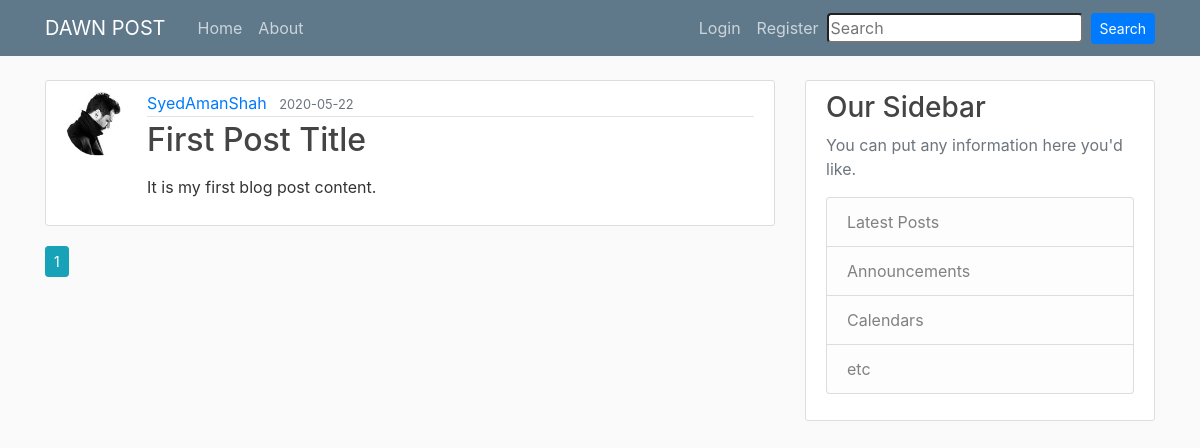
The page / on the database its author committed.
### flaskapp/models.py (models this page shows, shortened)
class Post(db.Model):
    __searchable__ = ['title', 'content']
    id = db.Column(db.Integer, primary_key=True)
    title = db.Column(db.String(100), nullable=False)
    date_posted = db.Column(db.DateTime, nullable=False,
                            default=datetime.utcnow)
    content = db.Column(db.Text, nullable=False)
    user_id = db.Column(db.Integer, db.ForeignKey('user.id'), nullable=False)
    comments = db.relationship('Comment', backref='post', lazy='dynamic')

class User(db.Model, UserMixin):
    id = db.Column(db.Integer, primary_key=True)
    username = db.Column(db.String(20), unique=True, nullable=False)
    email = db.Column(db.String(40), unique=True, nullable=False)
    image_file = db.Column(db.String(20), nullable=False,
                           default='default.jpg')
    password = db.Column(db.String(20), unique=False, nullable=False)
    posts = db.relationship('Post', backref='author', lazy='dynamic')
    comments = db.relationship('Comment', backref='author', lazy='dynamic')
    replies = db.relationship('ReplyComment', backref='author', lazy='dynamic')

### flaskapp/routes.py (the view)
@app.route('/')
def home():
    page = request.args.get('page', 1, type=int)
    posts = Post.query.order_by(
        Post.date_posted.desc()).paginate(page, per_page=4)
    return render_template('home.html', title='Home', posts=posts)

### flaskapp/templates/home.html
{% extends "layout.html" %}
{% block content %}
    {% for post in posts.items %}
    <article class="media content-section">
        <img class="rounded-circle article-img" src="{{ url_for('static', filename='profile_pics/' + post.author.image_file) }}">
        <div class="media-body">
        <div class="article-metadata">
            <a class="mr-2" href="{{ url_for('user_posts' , username=post.author.username) }}">{{ post.author.username }}</a>
          <small class="text-muted">{{ post.date_posted.strftime('%Y-%m-%d') }}</small>
        </div>
        <h2><a class="article-title" href="{{ url_for('post', post_id=post.id) }}">{{ post.title }}</a></h2>
        <p class="article-content pt-2">{{ post.content|safe }}</p>
      </div>
    </article>
    {% endfor %}
    {% for page_num in posts.iter_pages(left_edge=1, right_edge=1, left_current=1, right_current=2) %}
        {% if page_num %}
            {% if posts.page == page_num %}
                <a class="btn btn-info mb-4 btn-sm" href="{{ url_for('home', page=page_num) }}">{{ page_num }}</a>
            {% else %}
                <a class="btn btn-outline-info mb-4 btn-sm" href="{{ url_for('home', page=page_num) }}">{{ page_num }}</a>
            {% endif %}
        {% else %}
            ...
        {% endif %}
    {% endfor %}
{% endblock %}

### flaskapp/static/main.css (style rules this page uses)
body { background: #fafafa; color: #333333; margin-top: 5rem; }
h1, h2, h3, h4, h5, h6 { color: #444444; }
.content-section { background: #ffffff; padding: 10px 20px; border: 1px solid #dddddd; border-radius: 3px; margin-bottom: 20px; }
.article-title { color: #444444; }
.article-content { white-space: pre-line; }
.article-img { height: 65px; width: 65px; margin-right: 16px; }
.article-metadata { padding-bottom: 1px; margin-bottom: 4px; border-bottom: 1px solid #e3e3e3 }

### rows shown on the page
Post: image_file (picture), author.username "SyedAmanShah", date_posted "2020-05-22", title "First Post Title", content "It is my first blog post content."

### other values the page prints
{{ page_num }} "1"
